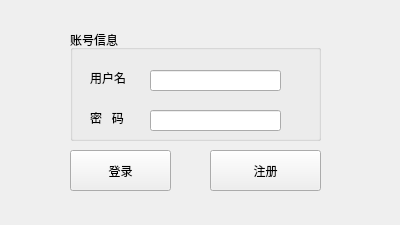
<?xml version="1.0" encoding="UTF-8"?>
<ui version="4.0">
 <class>MainWindow</class>
 <widget class="QMainWindow" name="MainWindow">
  <property name="enabled">
   <bool>true</bool>
  </property>
  <property name="geometry">
   <rect>
    <x>0</x>
    <y>0</y>
    <width>400</width>
    <height>225</height>
   </rect>
  </property>
  <property name="minimumSize">
   <size>
    <width>400</width>
    <height>225</height>
   </size>
  </property>
  <property name="maximumSize">
   <size>
    <width>400</width>
    <height>225</height>
   </size>
  </property>
  <property name="tabletTracking">
   <bool>false</bool>
  </property>
  <property name="windowTitle">
   <string>TMsgNow</string>
  </property>
  <widget class="QWidget" name="centralwidget">
   <widget class="QGroupBox" name="AccountInfo">
    <property name="geometry">
     <rect>
      <x>70</x>
      <y>30</y>
      <width>251</width>
      <height>111</height>
     </rect>
    </property>
    <property name="title">
     <string>账号信息</string>
    </property>
    <widget class="QLabel" name="label_uname">
     <property name="geometry">
      <rect>
       <x>20</x>
       <y>40</y>
       <width>41</width>
       <height>16</height>
      </rect>
     </property>
     <property name="text">
      <string>用户名</string>
     </property>
    </widget>
    <widget class="QLabel" name="label_pwd">
     <property name="geometry">
      <rect>
       <x>20</x>
       <y>80</y>
       <width>41</width>
       <height>16</height>
      </rect>
     </property>
     <property name="text">
      <string>密   码   名</string>
     </property>
    </widget>
    <widget class="QLineEdit" name="lineEdit_pwd">
     <property name="geometry">
      <rect>
       <x>80</x>
       <y>80</y>
       <width>131</width>
       <height>21</height>
      </rect>
     </property>
     <property name="echoMode">
      <enum>QLineEdit::Password</enum>
     </property>
    </widget>
    <widget class="QLineEdit" name="lineEdit_username">
     <property name="geometry">
      <rect>
       <x>80</x>
       <y>40</y>
       <width>131</width>
       <height>21</height>
      </rect>
     </property>
    </widget>
   </widget>
   <widget class="QPushButton" name="login_btn">
    <property name="geometry">
     <rect>
      <x>70</x>
      <y>150</y>
      <width>101</width>
      <height>41</height>
     </rect>
    </property>
    <property name="text">
     <string>登录</string>
    </property>
   </widget>
   <widget class="QPushButton" name="reg_btn">
    <property name="geometry">
     <rect>
      <x>210</x>
      <y>150</y>
      <width>111</width>
      <height>41</height>
     </rect>
    </property>
    <property name="text">
     <string>注册</string>
    </property>
   </widget>
  </widget>
 </widget>
 <resources/>
 <connections/>
</ui>
